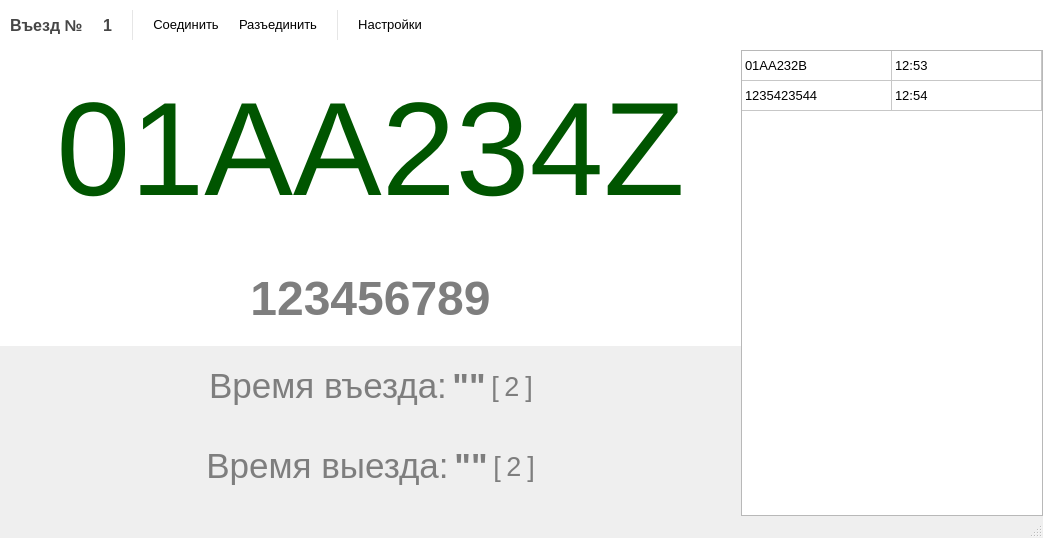
<?xml version="1.0" encoding="UTF-8"?>
<ui version="4.0">
 <class>MainWindow</class>
 <widget class="QMainWindow" name="MainWindow">
  <property name="geometry">
   <rect>
    <x>0</x>
    <y>0</y>
    <width>1043</width>
    <height>538</height>
   </rect>
  </property>
  <property name="windowTitle">
   <string>ParkingACS</string>
  </property>
  <property name="windowIcon">
   <iconset resource="accesscontrollerresources.qrc">
    <normaloff>:/resources/logo.png</normaloff>:/resources/logo.png</iconset>
  </property>
  <property name="styleSheet">
   <string notr="true"/>
  </property>
  <property name="toolButtonStyle">
   <enum>Qt::ToolButtonTextBesideIcon</enum>
  </property>
  <property name="documentMode">
   <bool>false</bool>
  </property>
  <property name="tabShape">
   <enum>QTabWidget::Rounded</enum>
  </property>
  <property name="dockNestingEnabled">
   <bool>false</bool>
  </property>
  <property name="unifiedTitleAndToolBarOnMac">
   <bool>true</bool>
  </property>
  <widget class="QWidget" name="centralWidget">
   <layout class="QVBoxLayout" name="verticalLayout" stretch="0,0">
    <property name="spacing">
     <number>0</number>
    </property>
    <property name="leftMargin">
     <number>0</number>
    </property>
    <property name="topMargin">
     <number>0</number>
    </property>
    <property name="rightMargin">
     <number>0</number>
    </property>
    <property name="bottomMargin">
     <number>0</number>
    </property>
    <item>
     <widget class="QFrame" name="frame_2">
      <property name="minimumSize">
       <size>
        <width>0</width>
        <height>50</height>
       </size>
      </property>
      <property name="maximumSize">
       <size>
        <width>16777215</width>
        <height>60</height>
       </size>
      </property>
      <property name="styleSheet">
       <string notr="true">QFrame{
background-color: rgb(255, 255, 255);
}
QPushButton{
    border: none; /* no border for a flat push button */
}

QPushButton:hover{
	text-decoration: underline;
}</string>
      </property>
      <property name="frameShape">
       <enum>QFrame::NoFrame</enum>
      </property>
      <property name="frameShadow">
       <enum>QFrame::Raised</enum>
      </property>
      <property name="midLineWidth">
       <number>-5</number>
      </property>
      <layout class="QHBoxLayout" name="horizontalLayout">
       <property name="spacing">
        <number>20</number>
       </property>
       <property name="leftMargin">
        <number>10</number>
       </property>
       <property name="topMargin">
        <number>10</number>
       </property>
       <property name="rightMargin">
        <number>10</number>
       </property>
       <property name="bottomMargin">
        <number>10</number>
       </property>
       <item>
        <widget class="QLabel" name="label_2">
         <property name="font">
          <font>
           <pointsize>12</pointsize>
           <weight>75</weight>
           <bold>true</bold>
          </font>
         </property>
         <property name="styleSheet">
          <string notr="true">color: rgb(70, 70, 70);</string>
         </property>
         <property name="text">
          <string>Въезд №</string>
         </property>
        </widget>
       </item>
       <item>
        <widget class="QLabel" name="bareer_label">
         <property name="font">
          <font>
           <pointsize>12</pointsize>
           <weight>75</weight>
           <bold>true</bold>
          </font>
         </property>
         <property name="styleSheet">
          <string notr="true">color: rgb(70, 70, 70);</string>
         </property>
         <property name="text">
          <string>1</string>
         </property>
        </widget>
       </item>
       <item>
        <widget class="Line" name="line_12">
         <property name="minimumSize">
          <size>
           <width>1</width>
           <height>0</height>
          </size>
         </property>
         <property name="maximumSize">
          <size>
           <width>1</width>
           <height>16777215</height>
          </size>
         </property>
         <property name="styleSheet">
          <string notr="true">background-color:rgba(230, 230, 230, 255);</string>
         </property>
         <property name="frameShadow">
          <enum>QFrame::Sunken</enum>
         </property>
         <property name="lineWidth">
          <number>0</number>
         </property>
         <property name="orientation">
          <enum>Qt::Vertical</enum>
         </property>
        </widget>
       </item>
       <item>
        <widget class="QPushButton" name="connectButton">
         <property name="font">
          <font>
           <pointsize>10</pointsize>
          </font>
         </property>
         <property name="cursor">
          <cursorShape>PointingHandCursor</cursorShape>
         </property>
         <property name="text">
          <string>Соединить</string>
         </property>
         <property name="icon">
          <iconset resource="accesscontrollerresources.qrc">
           <normaloff>:/resources/23.png</normaloff>:/resources/23.png</iconset>
         </property>
        </widget>
       </item>
       <item>
        <widget class="QPushButton" name="disconnectButton">
         <property name="font">
          <font>
           <pointsize>10</pointsize>
          </font>
         </property>
         <property name="cursor">
          <cursorShape>PointingHandCursor</cursorShape>
         </property>
         <property name="text">
          <string>Разъединить</string>
         </property>
         <property name="icon">
          <iconset resource="accesscontrollerresources.qrc">
           <normaloff>:/resources/50.png</normaloff>:/resources/50.png</iconset>
         </property>
        </widget>
       </item>
       <item>
        <widget class="Line" name="line_11">
         <property name="minimumSize">
          <size>
           <width>1</width>
           <height>0</height>
          </size>
         </property>
         <property name="maximumSize">
          <size>
           <width>1</width>
           <height>16777215</height>
          </size>
         </property>
         <property name="styleSheet">
          <string notr="true">background-color:rgba(230, 230, 230, 255);</string>
         </property>
         <property name="frameShadow">
          <enum>QFrame::Sunken</enum>
         </property>
         <property name="lineWidth">
          <number>0</number>
         </property>
         <property name="orientation">
          <enum>Qt::Vertical</enum>
         </property>
        </widget>
       </item>
       <item>
        <widget class="QPushButton" name="configureButton">
         <property name="font">
          <font>
           <pointsize>10</pointsize>
          </font>
         </property>
         <property name="cursor">
          <cursorShape>PointingHandCursor</cursorShape>
         </property>
         <property name="text">
          <string>Настройки</string>
         </property>
         <property name="icon">
          <iconset resource="accesscontrollerresources.qrc">
           <normaloff>:/resources/19.png</normaloff>:/resources/19.png</iconset>
         </property>
        </widget>
       </item>
       <item>
        <spacer name="horizontalSpacer">
         <property name="orientation">
          <enum>Qt::Horizontal</enum>
         </property>
         <property name="sizeHint" stdset="0">
          <size>
           <width>40</width>
           <height>20</height>
          </size>
         </property>
        </spacer>
       </item>
       <item>
        <widget class="QPushButton" name="aboutButton">
         <property name="cursor">
          <cursorShape>PointingHandCursor</cursorShape>
         </property>
         <property name="text">
          <string/>
         </property>
         <property name="icon">
          <iconset resource="accesscontrollerresources.qrc">
           <normaloff>:/resources/info.png</normaloff>:/resources/info.png</iconset>
         </property>
         <property name="iconSize">
          <size>
           <width>20</width>
           <height>20</height>
          </size>
         </property>
         <property name="flat">
          <bool>true</bool>
         </property>
        </widget>
       </item>
      </layout>
     </widget>
    </item>
    <item>
     <layout class="QHBoxLayout" name="horizontalLayout_7" stretch="0,1">
      <property name="spacing">
       <number>0</number>
      </property>
      <property name="rightMargin">
       <number>0</number>
      </property>
      <item>
       <layout class="QVBoxLayout" name="verticalLayout_2" stretch="1,0,0,0">
        <property name="spacing">
         <number>0</number>
        </property>
        <property name="bottomMargin">
         <number>10</number>
        </property>
        <item>
         <widget class="QFrame" name="plate_frame_2">
          <property name="styleSheet">
           <string notr="true">background-color: rgb(255, 255, 255);</string>
          </property>
          <property name="frameShape">
           <enum>QFrame::NoFrame</enum>
          </property>
          <property name="frameShadow">
           <enum>QFrame::Plain</enum>
          </property>
          <layout class="QHBoxLayout" name="horizontalLayout_6">
           <property name="spacing">
            <number>0</number>
           </property>
           <property name="leftMargin">
            <number>20</number>
           </property>
           <property name="topMargin">
            <number>20</number>
           </property>
           <property name="rightMargin">
            <number>20</number>
           </property>
           <property name="bottomMargin">
            <number>20</number>
           </property>
           <item>
            <spacer name="horizontalSpacer_6">
             <property name="orientation">
              <enum>Qt::Horizontal</enum>
             </property>
             <property name="sizeHint" stdset="0">
              <size>
               <width>40</width>
               <height>20</height>
              </size>
             </property>
            </spacer>
           </item>
           <item>
            <widget class="QLabel" name="label">
             <property name="text">
              <string>&lt;html&gt;&lt;head/&gt;&lt;body&gt;&lt;p align=&quot;center&quot;&gt;&lt;span style=&quot; font-size:100pt; color:#005500;&quot;&gt;01AA234Z&lt;/span&gt;&lt;/p&gt;&lt;/body&gt;&lt;/html&gt;</string>
             </property>
            </widget>
           </item>
           <item>
            <spacer name="horizontalSpacer_7">
             <property name="orientation">
              <enum>Qt::Horizontal</enum>
             </property>
             <property name="sizeHint" stdset="0">
              <size>
               <width>40</width>
               <height>20</height>
              </size>
             </property>
            </spacer>
           </item>
          </layout>
         </widget>
        </item>
        <item>
         <widget class="QFrame" name="plate_frame">
          <property name="styleSheet">
           <string notr="true">background-color: rgb(255, 255, 255);</string>
          </property>
          <property name="frameShape">
           <enum>QFrame::NoFrame</enum>
          </property>
          <property name="frameShadow">
           <enum>QFrame::Plain</enum>
          </property>
          <layout class="QHBoxLayout" name="horizontalLayout_2">
           <property name="spacing">
            <number>0</number>
           </property>
           <property name="leftMargin">
            <number>20</number>
           </property>
           <property name="topMargin">
            <number>20</number>
           </property>
           <property name="rightMargin">
            <number>20</number>
           </property>
           <property name="bottomMargin">
            <number>20</number>
           </property>
           <item>
            <widget class="QLabel" name="plate_number_label">
             <property name="font">
              <font>
               <pointsize>36</pointsize>
               <weight>75</weight>
               <bold>true</bold>
              </font>
             </property>
             <property name="styleSheet">
              <string notr="true">font-size:36pt;
font-weight:600; 
color:#7e7e7e;</string>
             </property>
             <property name="text">
              <string>123456789</string>
             </property>
             <property name="alignment">
              <set>Qt::AlignCenter</set>
             </property>
             <property name="wordWrap">
              <bool>true</bool>
             </property>
            </widget>
           </item>
          </layout>
         </widget>
        </item>
        <item>
         <widget class="QFrame" name="enter_frame">
          <property name="frameShape">
           <enum>QFrame::NoFrame</enum>
          </property>
          <property name="frameShadow">
           <enum>QFrame::Plain</enum>
          </property>
          <layout class="QHBoxLayout" name="horizontalLayout_5" stretch="0,0,0,0,0,0,0">
           <property name="spacing">
            <number>5</number>
           </property>
           <property name="leftMargin">
            <number>20</number>
           </property>
           <property name="topMargin">
            <number>20</number>
           </property>
           <property name="rightMargin">
            <number>20</number>
           </property>
           <property name="bottomMargin">
            <number>20</number>
           </property>
           <item>
            <spacer name="horizontalSpacer_2">
             <property name="orientation">
              <enum>Qt::Horizontal</enum>
             </property>
             <property name="sizeHint" stdset="0">
              <size>
               <width>40</width>
               <height>20</height>
              </size>
             </property>
            </spacer>
           </item>
           <item>
            <widget class="QLabel" name="in_time_label">
             <property name="font">
              <font>
               <family>Segoe UI</family>
               <pointsize>16</pointsize>
              </font>
             </property>
             <property name="text">
              <string>&lt;html&gt;&lt;head/&gt;&lt;body&gt;&lt;p&gt;&lt;span style=&quot; font-size:26pt; color:#7e7e7e;&quot;&gt;Время въезда:&lt;/span&gt;&lt;/p&gt;&lt;/body&gt;&lt;/html&gt;</string>
             </property>
             <property name="alignment">
              <set>Qt::AlignCenter</set>
             </property>
            </widget>
           </item>
           <item>
            <widget class="QLabel" name="enter_time_label">
             <property name="font">
              <font>
               <pointsize>26</pointsize>
               <weight>75</weight>
               <bold>true</bold>
              </font>
             </property>
             <property name="styleSheet">
              <string notr="true">font-size:26pt;
font-weight:600; 
color:#7e7e7e;</string>
             </property>
             <property name="text">
              <string>&quot;&quot;</string>
             </property>
             <property name="alignment">
              <set>Qt::AlignCenter</set>
             </property>
            </widget>
           </item>
           <item>
            <widget class="QLabel" name="bareer_number_label_8">
             <property name="font">
              <font>
               <pointsize>20</pointsize>
               <weight>50</weight>
               <bold>false</bold>
              </font>
             </property>
             <property name="styleSheet">
              <string notr="true">color:#7e7e7e;</string>
             </property>
             <property name="text">
              <string>[</string>
             </property>
             <property name="alignment">
              <set>Qt::AlignCenter</set>
             </property>
            </widget>
           </item>
           <item>
            <widget class="QLabel" name="enter_bareer_label">
             <property name="font">
              <font>
               <pointsize>20</pointsize>
               <weight>50</weight>
               <bold>false</bold>
              </font>
             </property>
             <property name="styleSheet">
              <string notr="true">color:#7e7e7e;</string>
             </property>
             <property name="text">
              <string>2</string>
             </property>
             <property name="alignment">
              <set>Qt::AlignCenter</set>
             </property>
            </widget>
           </item>
           <item>
            <widget class="QLabel" name="bareer_number_label_9">
             <property name="font">
              <font>
               <pointsize>20</pointsize>
               <weight>50</weight>
               <bold>false</bold>
              </font>
             </property>
             <property name="styleSheet">
              <string notr="true">color:#7e7e7e;</string>
             </property>
             <property name="text">
              <string>]</string>
             </property>
             <property name="alignment">
              <set>Qt::AlignCenter</set>
             </property>
            </widget>
           </item>
           <item>
            <spacer name="horizontalSpacer_3">
             <property name="orientation">
              <enum>Qt::Horizontal</enum>
             </property>
             <property name="sizeHint" stdset="0">
              <size>
               <width>40</width>
               <height>20</height>
              </size>
             </property>
            </spacer>
           </item>
          </layout>
         </widget>
        </item>
        <item>
         <widget class="QFrame" name="exit_frame">
          <property name="frameShape">
           <enum>QFrame::NoFrame</enum>
          </property>
          <property name="frameShadow">
           <enum>QFrame::Plain</enum>
          </property>
          <layout class="QHBoxLayout" name="horizontalLayout_3" stretch="0,0,0,0,0,0,0">
           <property name="spacing">
            <number>5</number>
           </property>
           <property name="leftMargin">
            <number>20</number>
           </property>
           <property name="topMargin">
            <number>20</number>
           </property>
           <property name="rightMargin">
            <number>20</number>
           </property>
           <property name="bottomMargin">
            <number>20</number>
           </property>
           <item>
            <spacer name="horizontalSpacer_4">
             <property name="orientation">
              <enum>Qt::Horizontal</enum>
             </property>
             <property name="sizeHint" stdset="0">
              <size>
               <width>40</width>
               <height>20</height>
              </size>
             </property>
            </spacer>
           </item>
           <item>
            <widget class="QLabel" name="out_time_label">
             <property name="font">
              <font>
               <family>Segoe UI</family>
               <pointsize>16</pointsize>
              </font>
             </property>
             <property name="text">
              <string>&lt;html&gt;&lt;head/&gt;&lt;body&gt;&lt;p&gt;&lt;span style=&quot; font-size:26pt; color:#7e7e7e;&quot;&gt;Время выезда:&lt;/span&gt;&lt;/p&gt;&lt;/body&gt;&lt;/html&gt;</string>
             </property>
             <property name="alignment">
              <set>Qt::AlignCenter</set>
             </property>
            </widget>
           </item>
           <item>
            <widget class="QLabel" name="exit_time_label">
             <property name="font">
              <font>
               <pointsize>26</pointsize>
               <weight>75</weight>
               <bold>true</bold>
              </font>
             </property>
             <property name="styleSheet">
              <string notr="true">font-size:26pt;
font-weight:600; 
color:#7e7e7e;</string>
             </property>
             <property name="text">
              <string>&quot;&quot;</string>
             </property>
             <property name="alignment">
              <set>Qt::AlignCenter</set>
             </property>
            </widget>
           </item>
           <item>
            <widget class="QLabel" name="bareer_number_label_4">
             <property name="font">
              <font>
               <pointsize>20</pointsize>
               <weight>50</weight>
               <bold>false</bold>
              </font>
             </property>
             <property name="styleSheet">
              <string notr="true">color:#7e7e7e;</string>
             </property>
             <property name="text">
              <string>[</string>
             </property>
             <property name="alignment">
              <set>Qt::AlignCenter</set>
             </property>
            </widget>
           </item>
           <item>
            <widget class="QLabel" name="exit_bareer_label">
             <property name="font">
              <font>
               <pointsize>20</pointsize>
               <weight>50</weight>
               <bold>false</bold>
              </font>
             </property>
             <property name="styleSheet">
              <string notr="true">color:#7e7e7e;</string>
             </property>
             <property name="text">
              <string>2</string>
             </property>
             <property name="alignment">
              <set>Qt::AlignCenter</set>
             </property>
            </widget>
           </item>
           <item>
            <widget class="QLabel" name="bareer_number_label_6">
             <property name="font">
              <font>
               <pointsize>20</pointsize>
               <weight>50</weight>
               <bold>false</bold>
              </font>
             </property>
             <property name="styleSheet">
              <string notr="true">color:#7e7e7e;</string>
             </property>
             <property name="text">
              <string>]</string>
             </property>
             <property name="alignment">
              <set>Qt::AlignCenter</set>
             </property>
            </widget>
           </item>
           <item>
            <spacer name="horizontalSpacer_5">
             <property name="orientation">
              <enum>Qt::Horizontal</enum>
             </property>
             <property name="sizeHint" stdset="0">
              <size>
               <width>40</width>
               <height>20</height>
              </size>
             </property>
            </spacer>
           </item>
          </layout>
         </widget>
        </item>
       </layout>
      </item>
      <item>
       <widget class="QTableWidget" name="tableWidget">
        <property name="enabled">
         <bool>true</bool>
        </property>
        <property name="sizePolicy">
         <sizepolicy hsizetype="Fixed" vsizetype="Expanding">
          <horstretch>0</horstretch>
          <verstretch>0</verstretch>
         </sizepolicy>
        </property>
        <property name="font">
         <font>
          <pointsize>10</pointsize>
         </font>
        </property>
        <property name="frameShape">
         <enum>QFrame::StyledPanel</enum>
        </property>
        <property name="frameShadow">
         <enum>QFrame::Plain</enum>
        </property>
        <property name="verticalScrollBarPolicy">
         <enum>Qt::ScrollBarAlwaysOff</enum>
        </property>
        <property name="horizontalScrollBarPolicy">
         <enum>Qt::ScrollBarAlwaysOff</enum>
        </property>
        <property name="sizeAdjustPolicy">
         <enum>QAbstractScrollArea::AdjustToContents</enum>
        </property>
        <property name="tabKeyNavigation">
         <bool>false</bool>
        </property>
        <property name="showDropIndicator" stdset="0">
         <bool>false</bool>
        </property>
        <property name="dragDropOverwriteMode">
         <bool>false</bool>
        </property>
        <property name="alternatingRowColors">
         <bool>false</bool>
        </property>
        <property name="selectionMode">
         <enum>QAbstractItemView::NoSelection</enum>
        </property>
        <property name="selectionBehavior">
         <enum>QAbstractItemView::SelectRows</enum>
        </property>
        <property name="textElideMode">
         <enum>Qt::ElideNone</enum>
        </property>
        <property name="showGrid">
         <bool>true</bool>
        </property>
        <property name="gridStyle">
         <enum>Qt::SolidLine</enum>
        </property>
        <property name="wordWrap">
         <bool>false</bool>
        </property>
        <property name="cornerButtonEnabled">
         <bool>false</bool>
        </property>
        <attribute name="horizontalHeaderVisible">
         <bool>false</bool>
        </attribute>
        <attribute name="horizontalHeaderDefaultSectionSize">
         <number>150</number>
        </attribute>
        <attribute name="horizontalHeaderHighlightSections">
         <bool>false</bool>
        </attribute>
        <attribute name="verticalHeaderVisible">
         <bool>false</bool>
        </attribute>
        <attribute name="verticalHeaderHighlightSections">
         <bool>false</bool>
        </attribute>
        <row>
         <property name="text">
          <string>New Row</string>
         </property>
        </row>
        <row>
         <property name="text">
          <string>New Row</string>
         </property>
        </row>
        <column>
         <property name="text">
          <string>Code</string>
         </property>
        </column>
        <column>
         <property name="text">
          <string>Time</string>
         </property>
        </column>
        <item row="0" column="0">
         <property name="text">
          <string>01AA232B</string>
         </property>
        </item>
        <item row="0" column="1">
         <property name="text">
          <string>12:53</string>
         </property>
        </item>
        <item row="1" column="0">
         <property name="text">
          <string>1235423544</string>
         </property>
        </item>
        <item row="1" column="1">
         <property name="text">
          <string>12:54</string>
         </property>
        </item>
       </widget>
      </item>
     </layout>
    </item>
   </layout>
  </widget>
  <widget class="QStatusBar" name="statusBar"/>
  <action name="action_disabled_autorefresh">
   <property name="text">
    <string> Отключено</string>
   </property>
  </action>
  <action name="action_autorefresh_1_sec">
   <property name="text">
    <string>1 секунд</string>
   </property>
  </action>
  <action name="action_autorefresh_5_sec">
   <property name="text">
    <string>5 секунд</string>
   </property>
   <property name="toolTip">
    <string>5 секунд</string>
   </property>
  </action>
  <action name="action_autorefresh_10_sec">
   <property name="text">
    <string>10 секунд</string>
   </property>
   <property name="toolTip">
    <string>10 секунд</string>
   </property>
  </action>
  <action name="action_autorefresh_20_sec">
   <property name="text">
    <string>20 секунд</string>
   </property>
   <property name="toolTip">
    <string>20 секунд</string>
   </property>
  </action>
  <action name="action_autorefresh_35_sec">
   <property name="text">
    <string>35 секунд</string>
   </property>
   <property name="toolTip">
    <string>35 секунд</string>
   </property>
  </action>
  <action name="action_autorefresh_1_min">
   <property name="text">
    <string>1 минут</string>
   </property>
   <property name="toolTip">
    <string>1 минут</string>
   </property>
  </action>
 </widget>
 <layoutdefault spacing="6" margin="11"/>
 <resources>
  <include location="accesscontrollerresources.qrc"/>
 </resources>
 <connections/>
</ui>
